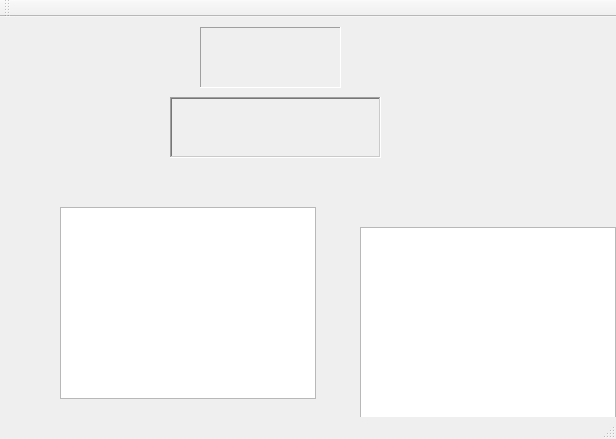
<?xml version="1.0" encoding="UTF-8"?>
<ui version="4.0">
 <class>EducationLuncherServer</class>
 <widget class="QMainWindow" name="EducationLuncherServer">
  <property name="geometry">
   <rect>
    <x>0</x>
    <y>0</y>
    <width>616</width>
    <height>439</height>
   </rect>
  </property>
  <property name="windowTitle">
   <string>EducationLuncherServer</string>
  </property>
  <widget class="QWidget" name="centralWidget">
   <widget class="QLabel" name="label">
    <property name="geometry">
     <rect>
      <x>200</x>
      <y>10</y>
      <width>141</width>
      <height>61</height>
     </rect>
    </property>
    <property name="font">
     <font>
      <family>Agency FB</family>
      <pointsize>24</pointsize>
     </font>
    </property>
    <property name="frameShape">
     <enum>QFrame::Panel</enum>
    </property>
    <property name="frameShadow">
     <enum>QFrame::Sunken</enum>
    </property>
    <property name="text">
     <string/>
    </property>
    <property name="alignment">
     <set>Qt::AlignCenter</set>
    </property>
   </widget>
   <widget class="QDialogButtonBox" name="buttonBox">
    <property name="geometry">
     <rect>
      <x>170</x>
      <y>150</y>
      <width>201</width>
      <height>41</height>
     </rect>
    </property>
    <property name="font">
     <font>
      <family>Agency FB</family>
      <pointsize>16</pointsize>
     </font>
    </property>
    <property name="autoFillBackground">
     <bool>false</bool>
    </property>
    <property name="orientation">
     <enum>Qt::Horizontal</enum>
    </property>
    <property name="standardButtons">
     <set>QDialogButtonBox::NoButton</set>
    </property>
    <property name="centerButtons">
     <bool>true</bool>
    </property>
   </widget>
   <widget class="QLabel" name="statusLabel">
    <property name="geometry">
     <rect>
      <x>170</x>
      <y>80</y>
      <width>211</width>
      <height>61</height>
     </rect>
    </property>
    <property name="font">
     <font>
      <family>Agency FB</family>
      <pointsize>14</pointsize>
     </font>
    </property>
    <property name="frameShape">
     <enum>QFrame::WinPanel</enum>
    </property>
    <property name="frameShadow">
     <enum>QFrame::Sunken</enum>
    </property>
    <property name="text">
     <string/>
    </property>
    <property name="alignment">
     <set>Qt::AlignLeading|Qt::AlignLeft|Qt::AlignTop</set>
    </property>
   </widget>
   <widget class="QListView" name="listView">
    <property name="geometry">
     <rect>
      <x>360</x>
      <y>210</y>
      <width>256</width>
      <height>192</height>
     </rect>
    </property>
   </widget>
   <widget class="QListWidget" name="listWidget">
    <property name="geometry">
     <rect>
      <x>60</x>
      <y>190</y>
      <width>256</width>
      <height>192</height>
     </rect>
    </property>
   </widget>
  </widget>
  <widget class="QMenuBar" name="menuBar">
   <property name="geometry">
    <rect>
     <x>0</x>
     <y>0</y>
     <width>616</width>
     <height>23</height>
    </rect>
   </property>
  </widget>
  <widget class="QToolBar" name="mainToolBar">
   <attribute name="toolBarArea">
    <enum>TopToolBarArea</enum>
   </attribute>
   <attribute name="toolBarBreak">
    <bool>false</bool>
   </attribute>
  </widget>
  <widget class="QStatusBar" name="statusBar"/>
 </widget>
 <layoutdefault spacing="6" margin="11"/>
 <resources/>
 <connections/>
</ui>
